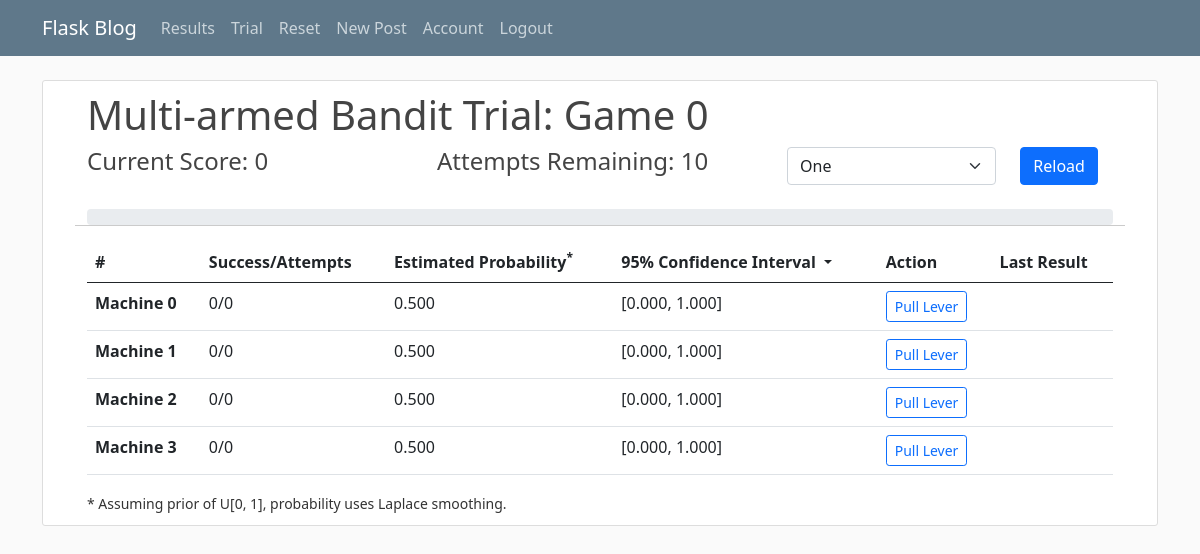
The app's page /trial (signed in) with its own data.
### flaskblog/models.py (models this page shows, shortened)
class Machine(db.Model):
    id = db.Column(db.Integer, primary_key=True)
    user_id = db.Column(db.Integer, db.ForeignKey('user.id'), nullable=False)
    machine_number = db.Column(db.Integer, nullable=False)
    game_number = db.Column(db.Integer, nullable=False)
    true_prob = db.Column(db.Float, nullable=False)
    success_count = db.Column(db.Integer, default=0)
    total_count = db.Column(db.Integer, default=0)
    max_attempts = db.Column(db.Integer, nullable=False)

### flaskblog/trials/routes.py (the view)
@trials.route("/trial")
@login_required
def show_trial():
    confidence_level = float(request.args.get('ci', default=0.95))
    last_action = int(request.args.get('last_action', default=-1))
    last_action_success = (request.args.get('last_action_success', default="False") == "True")
    game_number = int(request.args.get('game_number', default=0))
    machines = Machine.query.filter_by(user_id=current_user.id, game_number=game_number).all()
    if len(machines) == 0:
        abort(403)
    total_success, total_attempts = 0, 0
    confidence_intervals = {}
    for machine in machines:
        total_success += machine.success_count
        total_attempts += machine.total_count
        if machine.total_count == 0:
            confidence_intervals[machine] = (0, 1)
        else:
            confidence_intervals[machine] = beta.ppf([(1-confidence_level)/2, 1-(1-confidence_level)/2],
                                            machine.success_count+1,
                                            machine.total_count - machine.success_count+1)
        max_attempts = machine.max_attempts
    return render_template('trial.html', machines=machines,
                                        total_success=total_success,
                                        total_attempts=total_attempts,
                                        total_attempts_allowed=max_attempts,
                                        ci=confidence_level,
                                        last_action=last_action,
                                        last_action_success=last_action_success,
                                        confidence_intervals=confidence_intervals,
                                        game_number=game_number)

### flaskblog/models.py (called while the page is built)
@login_manager.user_loader
def load_user(user_id):
    return User.query.get(int(user_id))

### flaskblog/templates/trial.html (shortened to what this page needs)
{% extends "layout.html" %}
{% block content %}
  <article class="media content-section">
    <div class="container">
      <h1>Multi-armed Bandit Trial: Game {{game_number}}</h1>
      <div class="row">
        <div class="col">
          <h4>Current Score: {{total_success}}</h4>
        </div>
        <div class="col">
          <h4>Attempts Remaining: {{total_attempts_allowed - total_attempts}}</h4>
        </div>
        <div class="col">
        <form action="{{url_for('trials.show_trial', ci=0.5)}}" id="game_form">
          <div class="row">
            <div class="col-8">
            <select class="form-select" name="game_number" form="game_form">
              <option value="0">One</option>
            </select>
          </div>
          <div class="col-4">
            <button type="submit" class="btn btn-primary">Reload</button>
          </div>
          </div>
        </form>
        </div>
      </div>
      <br>
      <div class="row">
        <div class="col-sm-12">
          <div class="progress">
          </div>
        </div>
        <hr>
      </div>
      <div class="row">
        <div class="col-sm-12">
          <table class="table table-hover">
              <thead class="thead-dark">
                <tr>
                  <th scope="col">#</th>
                  <th scope="col">Success/Attempts</th>
                  <th scope="col">Estimated Probability<sup>*</sup></th>
                  <th scope="row">
                      <div class="dropdown">
                        <div class="dropdown-toggle" id="dropdownMenuButton" data-toggle="dropdown" aria-haspopup="true" aria-expanded="true">
                            {{"{:.0f}".format(ci*100)}}% Confidence Interval
                        </div>
                      </div>
                    </th>
                  <th scope="col">Action</th>
                  <th scope="col">Last Result</th>
                </tr>
              </thead>
              <tbody>
                {% for machine in machines: %}
                <tr>
                    <th scope="row">Machine {{machine.machine_number}}</th>
                    <td>{{machine.success_count}}/{{machine.total_count}}</td>
                    {% if machine.total_count == 0 %}
                        <td>0.500</td>
                    {% else %}
                        <td>{{"{:.3f}".format((machine.success_count+1) / (machine.total_count+2))}}</td>
                    {% endif %}
                    <td>[{{"{:.3f}".format(confidence_intervals[machine][0])}}, {{"{:.3f}".format(confidence_intervals[machine][1])}}]</td>
                    <td>
                        {% if total_attempts < total_attempts_allowed %}
                        <a href="{{url_for('trials.pull_machine_trial', pull_machine=machine.machine_number, ci=ci, game_number=game_number)}}">
                            <button type="button" class="btn btn-outline-primary btn-sm">Pull Lever</button>
                        </a>
                        {% else %}
                        <button type="button" class="btn btn-outline-secondary btn-sm disabled">Complete</button>
                        {% endif %}
                    </td>
                    <td>
                    </td>
                </tr>
                {% endfor %}
              </tbody>
          </table>
          <small>* Assuming prior of U[0, 1], probability uses Laplace smoothing.</small>
        </div>
      </div>
    </div>
  </article>
{% endblock content %}

### flaskblog/templates/layout.html (shortened to what this page needs)
<!DOCTYPE html>
<html>
<head>
    <link href="https://cdn.jsdelivr.net/npm/bootstrap@5.0.0-beta1/dist/css/bootstrap.min.css" rel="stylesheet">
    <link rel="stylesheet" type="text/css" href="{{ url_for('static', filename='main.css') }}">
</head>
<body>
    <header class="site-header">
      <nav class="navbar navbar-expand-md navbar-dark bg-steel fixed-top">
        <div class="container">
          <a class="navbar-brand mr-4" href="/">Flask Blog</a>
          <div class="collapse navbar-collapse" id="navbarToggle">
            <div class="navbar-nav mr-auto">
              <a class="nav-item nav-link" href="{{ url_for('trials.show_results') }}">Results</a>
              <a class="nav-item nav-link" href="{{ url_for('trials.show_trial') }}">Trial</a>
              <a class="nav-item nav-link" href="{{ url_for('trials.machine_reset') }}">Reset</a>
            </div>
            <div class="navbar-nav">
              {% if current_user.is_authenticated %}
                <a class="nav-item nav-link" href="{{ url_for('posts.new_post') }}">New Post</a>
                <a class="nav-item nav-link" href="{{ url_for('users.account') }}">Account</a>
                <a class="nav-item nav-link" href="{{ url_for('users.logout') }}">Logout</a>
              {% else %}
                <a class="nav-item nav-link" href="{{ url_for('users.login') }}">Login</a>
                <a class="nav-item nav-link" href="{{ url_for('users.register') }}">Register</a>
              {% endif %}
            </div>
          </div>
        </div>
      </nav>
    </header>
    <main role="main" class="container">
      <div class="row">
        <div class="col-md-12">
          {% block content %}{% endblock %}
        </div>
      </div>
    </main>
</body>
</html>

### flaskblog/static/main.css (style rules this page uses)
body { background: #fafafa; color: #333333; margin-top: 5rem; }
h1, h2, h3, h4, h5, h6 { color: #444444; }
.bg-steel { background-color: #5f788a; }
.site-header .navbar-nav .nav-link { color: #cbd5db; }
.content-section { background: #ffffff; padding: 10px 20px; border: 1px solid #dddddd; border-radius: 3px; margin-bottom: 20px; }

### records on screen
Machine: machine_number "0", success_count "0", total_count "0", shows "0.500", confidence_intervals "0.000", confidence_intervals "1.000"
Machine: machine_number "1", success_count "0", total_count "0", shows "0.500", confidence_intervals "0.000", confidence_intervals "1.000"
Machine: machine_number "2", success_count "0", total_count "0", shows "0.500", confidence_intervals "0.000", confidence_intervals "1.000"
Machine: machine_number "3", success_count "0", total_count "0", shows "0.500", confidence_intervals "0.000", confidence_intervals "1.000"

### other values on screen
{{ game_number }} "0"
{{ total_success }} "0"
{{ total_attempts_allowed - total_attempts }} "10"
{{ "{:.0f}".format(ci*100) }} "95"
